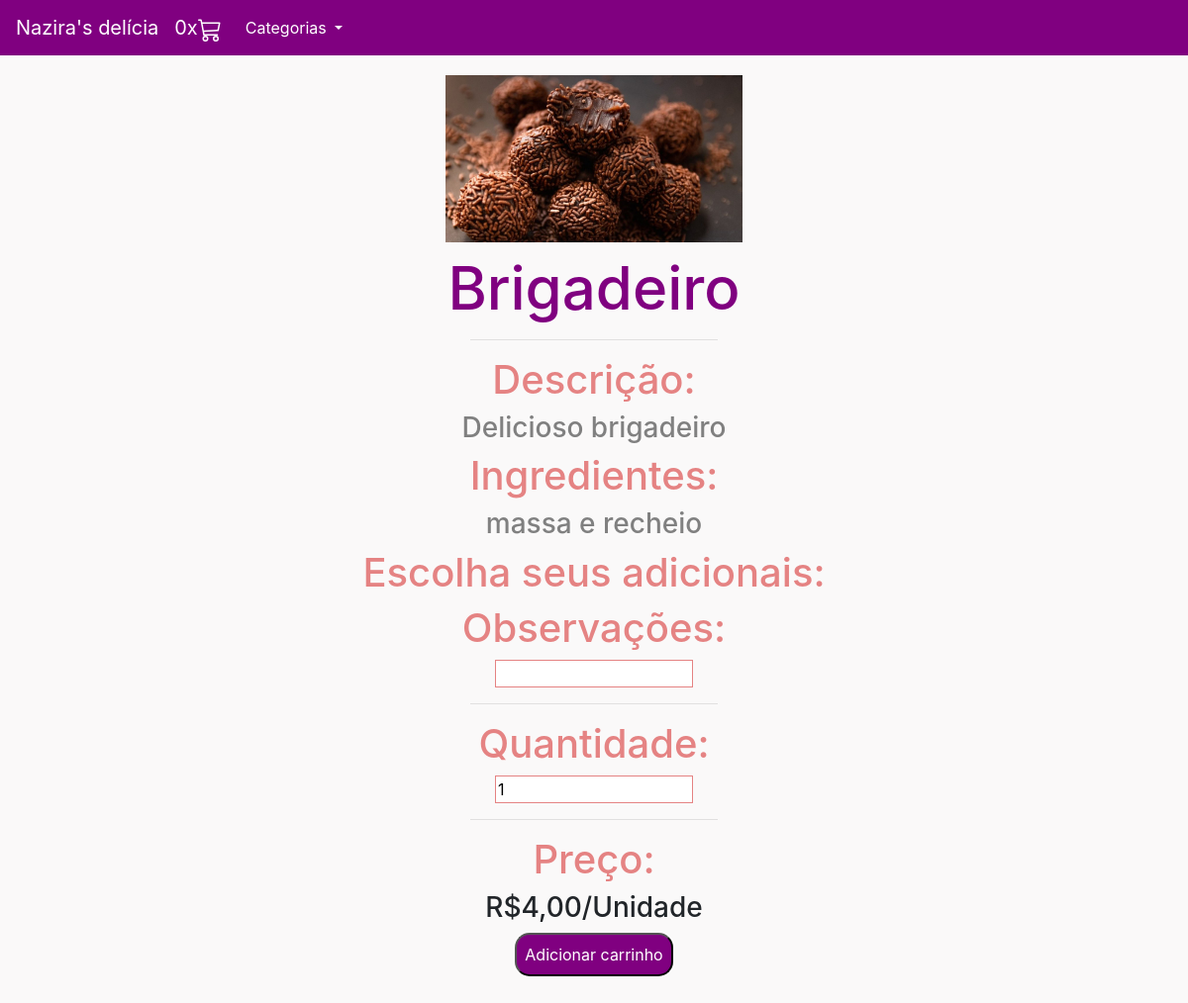
/produto/26, run on the app's committed database.
### produto/models.py (models this page shows, shortened)
class Produto(models.Model):
    nome_produto = models.CharField(max_length=500)
    img = models.ImageField(upload_to='post_img')
    categoria = models.ForeignKey(Categoria, on_delete=models.CASCADE)
    preco = models.FloatField()
    descricao = models.TextField()
    ingredientes = models.CharField(max_length=2000)
    adicionais = models.ManyToManyField(Adicional, blank=True)
    ativo = models.BooleanField(default=True)

### produto/views.py (the view)
# urls.py: path('', include('produto.urls')),
def produto(request, id):
    if not request.session.get('carrinho'):
        request.session['carrinho'] = []
        request.session.save()
    produto = Produto.objects.filter(id=id)[0]
    categorias = Categoria.objects.all()
    return render(request, 'produto.html', {'produto': produto,
                                            'carrinho': len(request.session['carrinho']),
                                            'categorias': categorias})

### produto/templates/produto.html (shortened to what this page needs)
{% extends 'base.html' %}
{% load static %}
{% block 'conteudo' %}
<div style="align-items: center; text-align: center;">
    <img class="tamanhoImg" style="margin-top: 20px;" src="/media/{{produto.img}}">
    <h2 style="margin-top: 10px; color: purple;" class="titulo tituloProduto">{{produto.nome_produto}}</h2>
    <hr style="width: 250px;">
    <h1 class="titulo subTituloProduto">Descrição: </h1>
    <h3 style="color: gray;">{{produto.descricao}}</h3>
    <h1 class="titulo subTituloProduto">Ingredientes: </h1>
    <h3 style="color: gray;">{{produto.ingredientes}}</h3>
    <h1 class="titulo subTituloProduto">Escolha seus adicionais:</h1>
    <form method="POST" action="{% url 'add_carrinho' %}">{% csrf_token %}
    <h1 class="titulo subTituloProduto">Observações: </h1>
    <input name="observacoes" class="observacoes" type="text">
    <hr style="width: 250px;">
    <h1 class="titulo subTituloProduto">Quantidade: </h1>
    <input name="quantidade" class="observacoes" type="number"  min="1" max="200" value="1">
    <hr style="width: 250px;">
    <h1 class="titulo subTituloProduto">Preço: </h1>
    <h3>R${{produto.preco}}0/Unidade</h3>
    <input style="background-color: purple; color: white; padding: 8px; border-radius: 15px; transition: 2s;" class="botao" href="{% url 'ver_carrinho' %}" type="submit" value="Adicionar carrinho">
</form>
</div>
{% endblock %}

### static/css/css.css (style rules this page uses)
.observacoes { border: 1px solid #E58383; width: 200px; }
.tituloProduto { font-size: 60px; }
.subTituloProduto { font-size: 40px; }
.botao { background-color: purple; color: white; padding: 8px; border-radius: 15px; transition: 0.2s; }
body { background-color: #FAF9F9; }
.titulo { color: #E58383; }
.tamanhoImg { width: 500px; }
@media (max-width: 1200px) { .tamanhoImg { width: 300px; } }

### data on the page
Produto: img (picture), nome_produto "Brigadeiro", descricao "Delicioso brigadeiro", ingredientes "massa e recheio", preco "4,0"

### other printed values
{{ carrinho }} "0"
